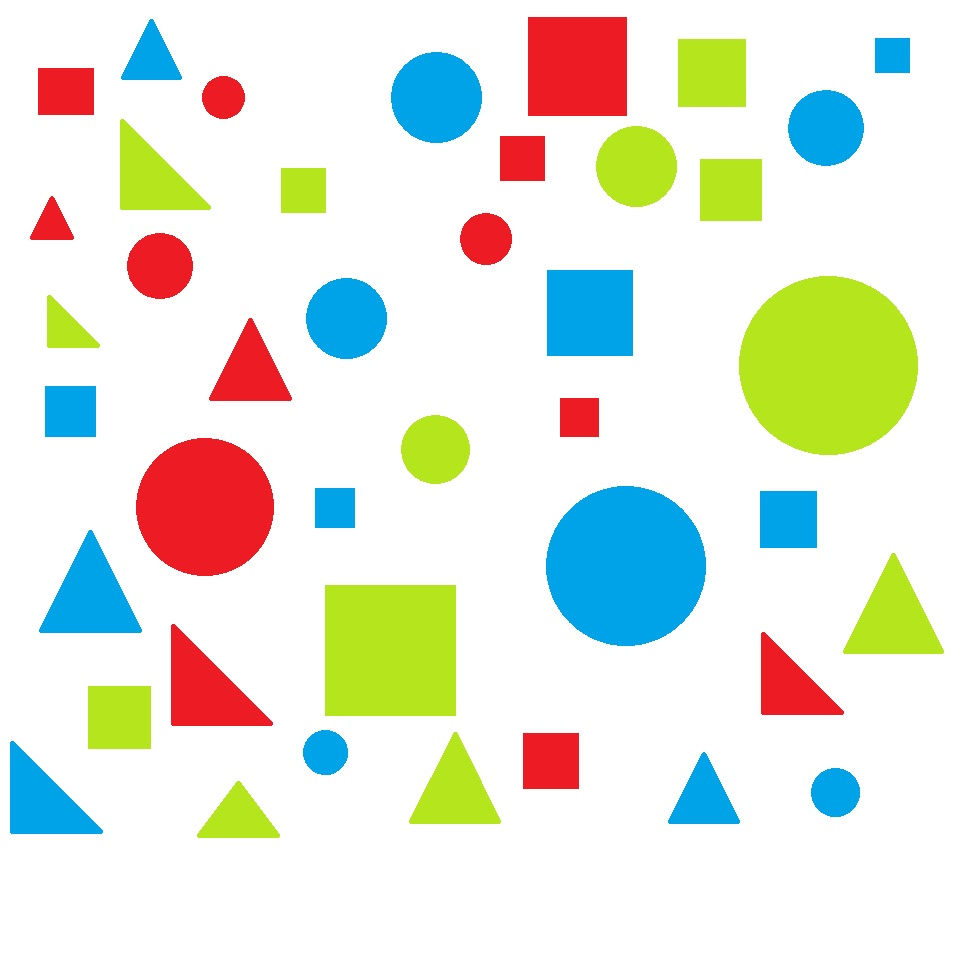
#> input picture python实验/python分色/test.jpg, 968 x 970 px
$ python color_sperate.py
#> lines starting #> are read from the running program, lines starting #| are printed output that depends on the picture; after the words box and inside, x2 and y2 are one past the last pixel; in counts of white or black regions, pixels touching at a corner belong together
#> further down, src_color is the input picture: shape (970, 968, 3); mean B, G, R 219.9, 232.2, 227.8
from cv2 import cv2
import numpy as np


def separate_green(frame):
    cv2.imshow("原图",frame)
    hsv = cv2.cvtColor(frame,cv2.COLOR_BGR2HSV)
#> hsv: shape (970, 968, 3); mean H, S, V 29.1, 52.5, 249.5
    lower_hsv = np.array([35,43,46])
    high_hsv = np.array([77,255,255])
    mask = cv2.inRange(hsv,lowerb = lower_hsv,upperb = high_hsv)
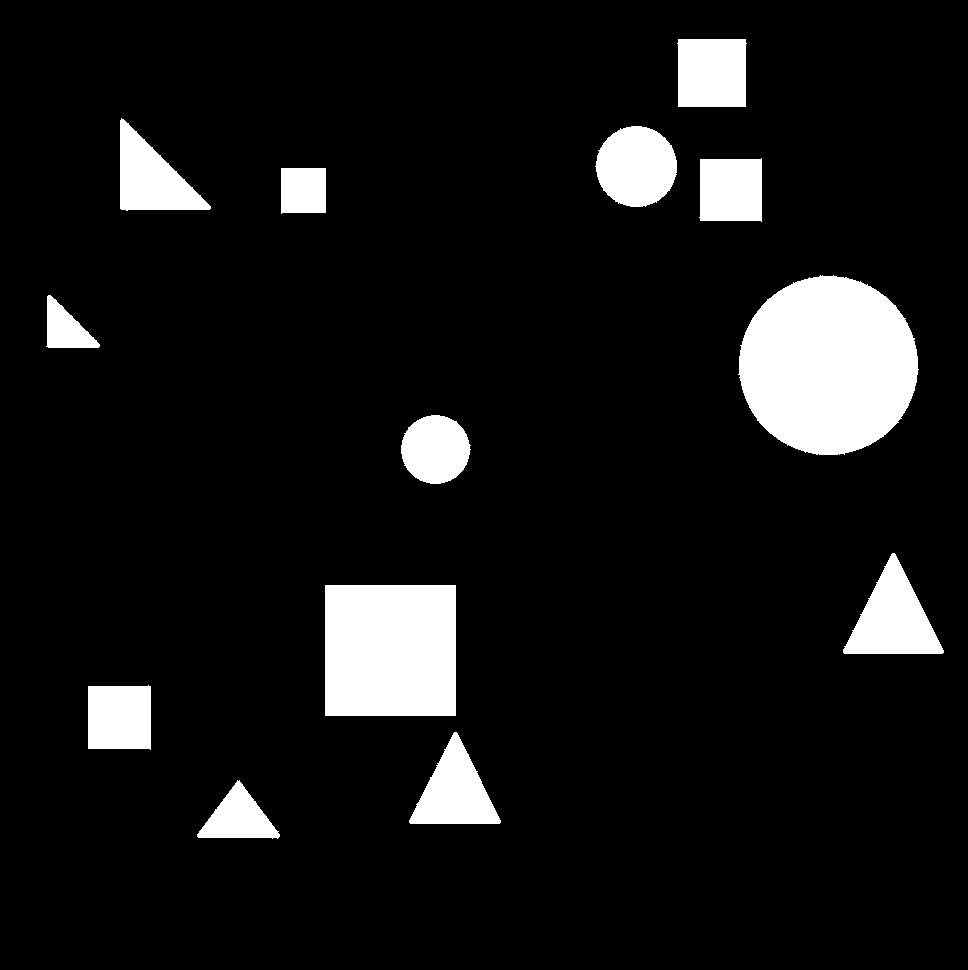
#> mask: shape (970, 968); 9% white; 13 white regions, largest, box (x1, y1, x2, y2) and area: (738, 275, 919, 455) 25165, (325, 585, 456, 716) 17161, (843, 553, 944, 654) 5404

    blurred = cv2.GaussianBlur(mask, (17, 19), 0)
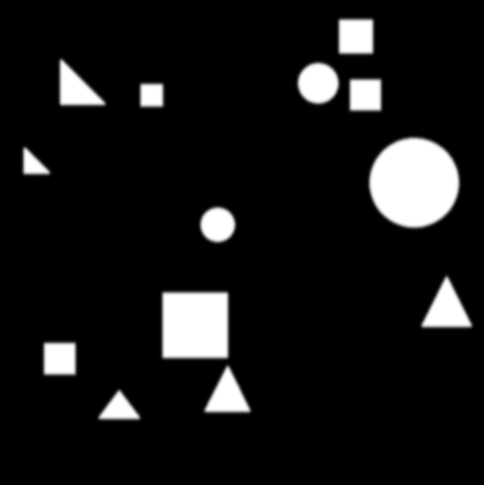
#> blurred: shape (970, 968) (shown at 1/2 size); min 0, max 255, mean 22.9
    _,th1=cv2.threshold(blurred,110,255,cv2.THRESH_BINARY)
#> th1: shape (970, 968); 9.1% white; 13 white regions, largest, box (x1, y1, x2, y2) and area: (739, 275, 919, 456) 25426, (325, 584, 456, 717) 17383, (844, 554, 943, 655) 5559

    # cv2.imshow("ginRange",mask)
    # mask = cv2.cvtColor(mask,cv2.COLOR_BGR2GRAY)
    return th1


def separate_red(frame):
    cv2.imshow("原图",frame)

    ##膨胀操作
    kernel = np.ones((5,5), np.uint8)
    frame = cv2.dilate(frame,kernel,iterations=1)

    # cv2.imshow("blur",frame)
    hsv = cv2.cvtColor(frame,cv2.COLOR_BGR2HSV)
#> hsv: shape (970, 968, 3); mean H, S, V 20.6, 46.2, 250.7
    lower_hsv = np.array([156,43,46])
    high_hsv = np.array([180,255,255])
    mask = cv2.inRange(hsv,lowerb = lower_hsv,upperb = high_hsv)
#> mask: shape (970, 968); 5.1% white; 13 white regions, largest, box (x1, y1, x2, y2) and area: (138, 440, 272, 574) 13749, (530, 19, 625, 114) 9020, (173, 628, 270, 724) 4701

    ##腐蚀操作
    # mask = cv2.erode(mask, kernel)

    mask = cv2.dilate(mask,kernel,iterations = 1)
#> mask: shape (970, 968); 5.8% white; 13 white regions, largest, box (x1, y1, x2, y2) and area: (136, 438, 274, 576) 14889, (528, 17, 627, 116) 9801, (171, 626, 272, 726) 5489


    # mask = cv2.cvtColor(mask,cv2.COLOR_BGR2GRAY)
    # cv2.imshow("rinRange",mask)
    return mask


def separate_blue(frame):
    cv2.imshow("原图",frame)
    # se = cv2.getStructuringElement(cv2.MORPH_RECT, (19, 19), (-1, -1))
    # frame = cv2.morphologyEx(frame, cv2.MORPH_CLOSE, se)
    ##膨胀操作
    kernel = np.ones((5,5), np.uint8)
    frame = cv2.erode(frame,kernel,iterations=1)
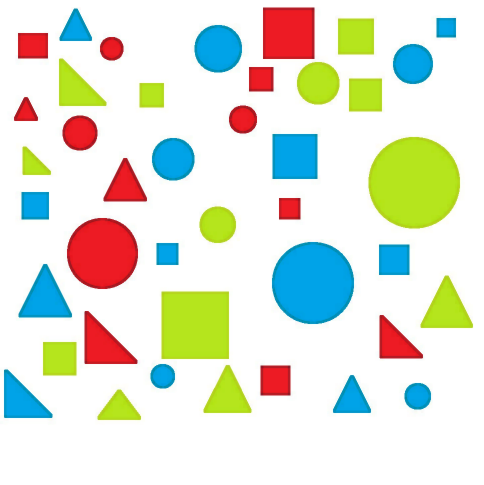
#> frame: shape (970, 968, 3) (shown at 1/2 size); mean of channels 0, 1, 2 214.4, 228.4, 223.3; drawn as B, G, R
    hsv = cv2.cvtColor(frame,cv2.COLOR_BGR2HSV)
#> hsv: shape (970, 968, 3); mean H, S, V 31.3, 58.9, 246.6
    lower_hsv = np.array([78,43,46])
    high_hsv = np.array([124,255,255])
    mask = cv2.inRange(hsv,lowerb = lower_hsv,upperb = high_hsv)
#> mask: shape (970, 968); 8.7% white; 15 white regions, largest, box (x1, y1, x2, y2) and area: (544, 484, 708, 648) 21538, (544, 268, 636, 358) 8271, (388, 50, 484, 146) 7338

    mask = cv2.erode(mask, kernel)#腐蚀操作
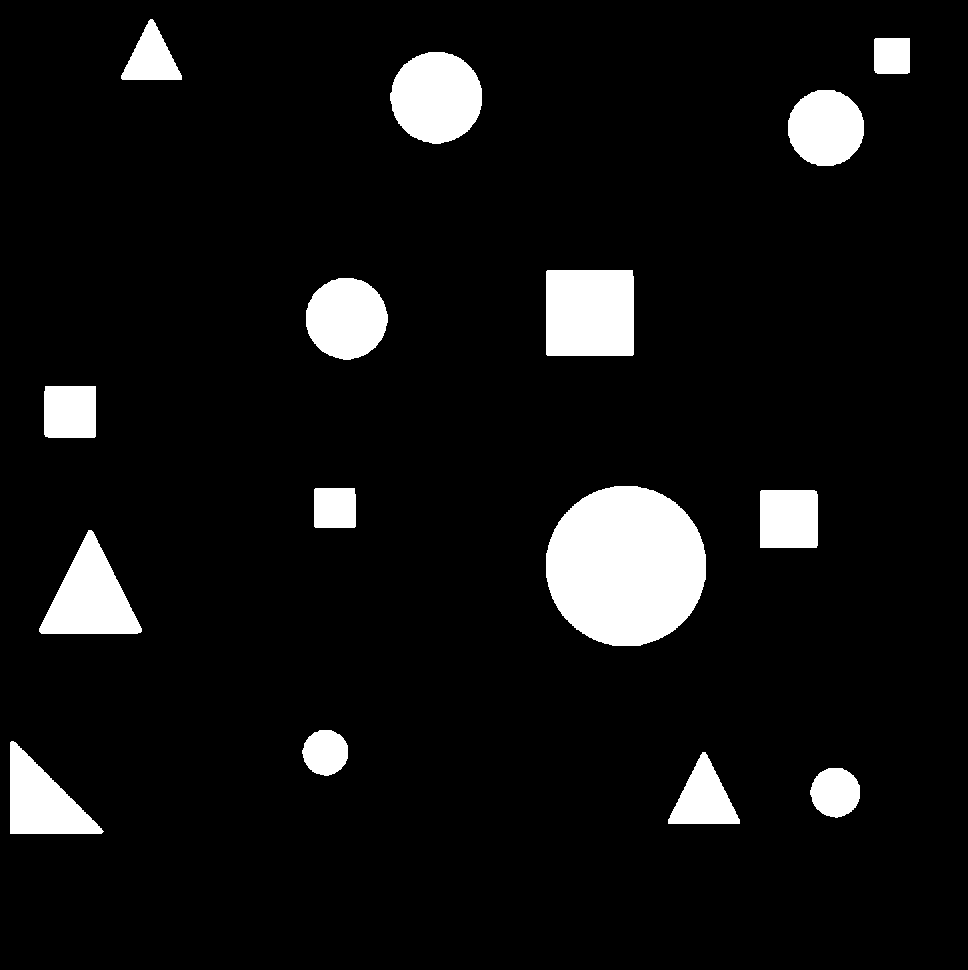
#> mask: shape (970, 968); 7.7% white; 15 white regions, largest, box (x1, y1, x2, y2) and area: (546, 486, 706, 646) 20242, (546, 270, 634, 356) 7559, (390, 52, 482, 144) 6586

    # mask = cv2.cvtColor(mask,cv2.COLOR_BGR2GRAY)
    # cv2.imshow("binRange",mask)
    return mask


color_image = "test.jpg"
src_color = cv2.imread(color_image)


##分离绿色圆
cv2.imwrite("green1.jpg",separate_green(src_color))

#分离红色圆
cv2.imwrite("red1.jpg",separate_red(src_color))

##分离蓝色圆
cv2.imwrite("blue1.jpg",separate_blue(src_color))

cv2.waitKey(0)
cv2.destroyAllWindows()

$ run again, with python实验/python分色/blue.jpg copied over python实验/python分色/test.jpg
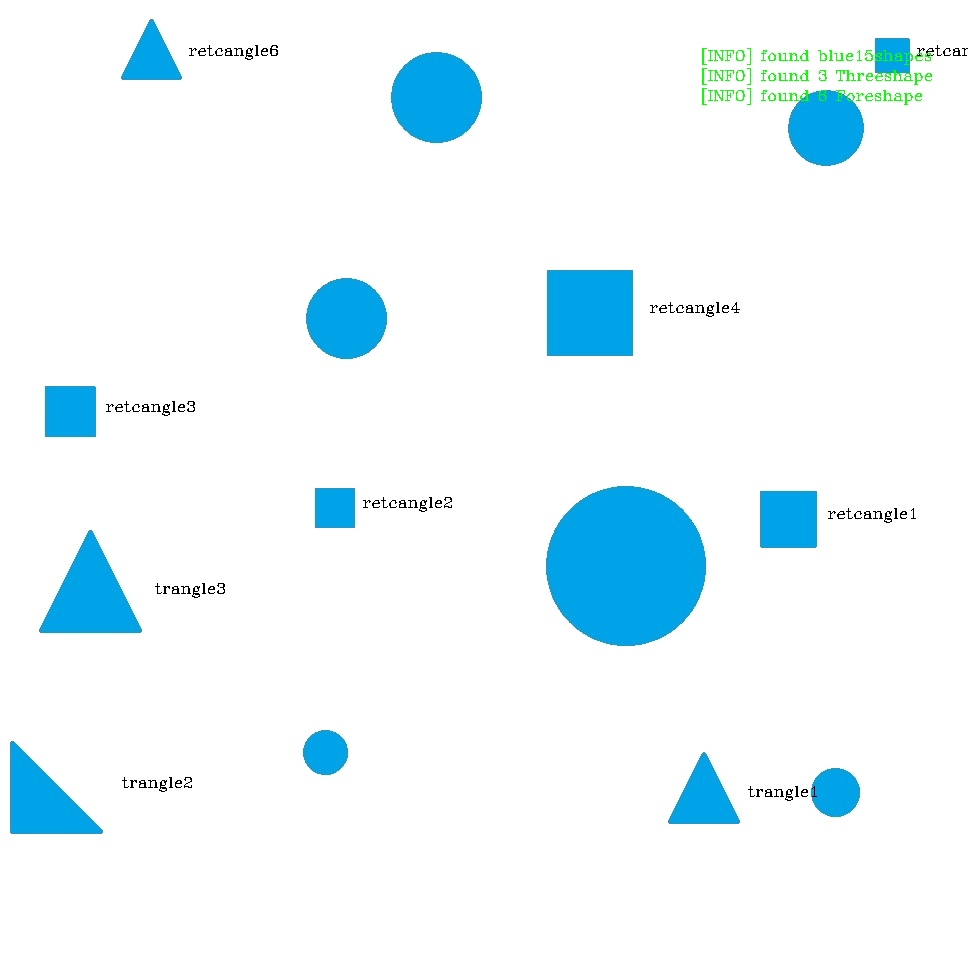
#> input picture python实验/python分色/blue.jpg, 968 x 970 px
#> src_color is the input picture: shape (970, 968, 3); mean B, G, R 251.7, 247.2, 234.8
#> in separate_green, `mask = cv2.inRange(hsv,lowerb = lower_hsv,upperb = high_hsv)`:
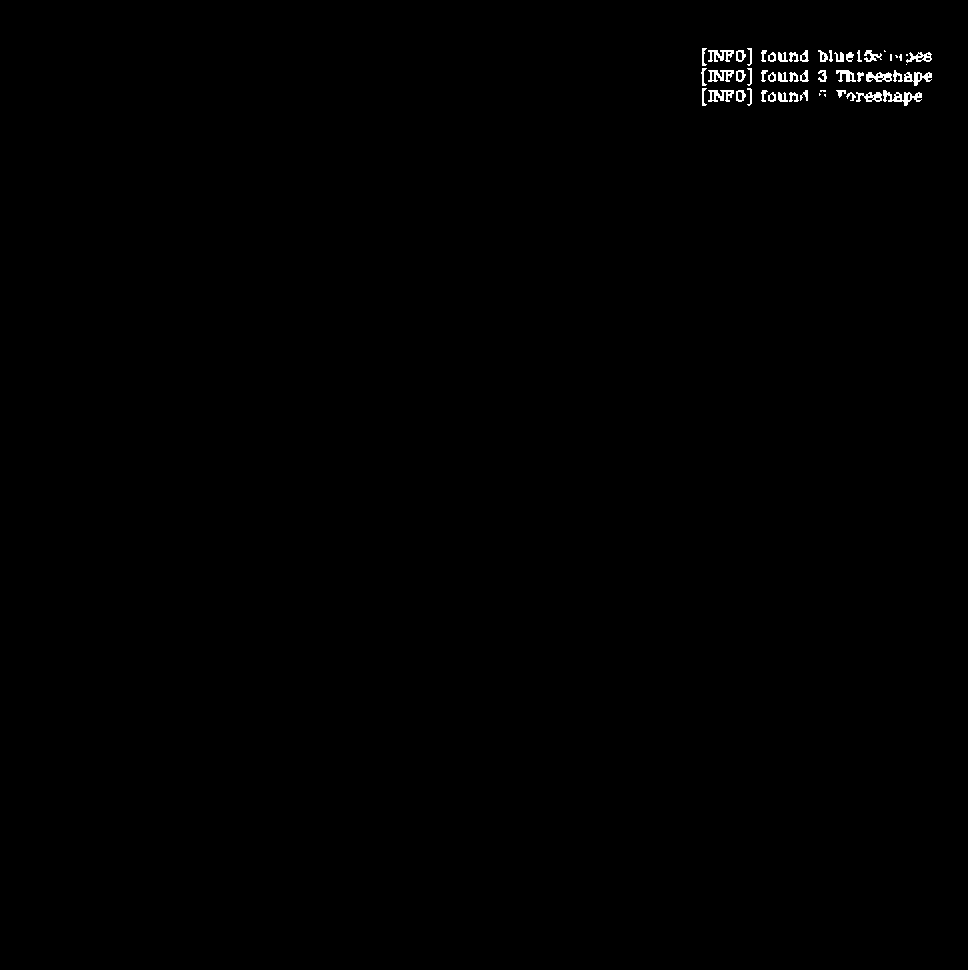
#> mask: shape (970, 968); 0.38% white in thin lines or dots, all inside (x1, y1, x2, y2) = (701, 48, 932, 106)
#> th1: shape (970, 968); 0.23% white; 26 white regions (10 under 20 px), largest, box (x1, y1, x2, y2) and area: (865, 73, 931, 84) 434, (865, 92, 920, 104) 380, (711, 91, 733, 100) 174
#> in separate_blue, `frame = cv2.erode(frame,kernel,iterations=1)`:
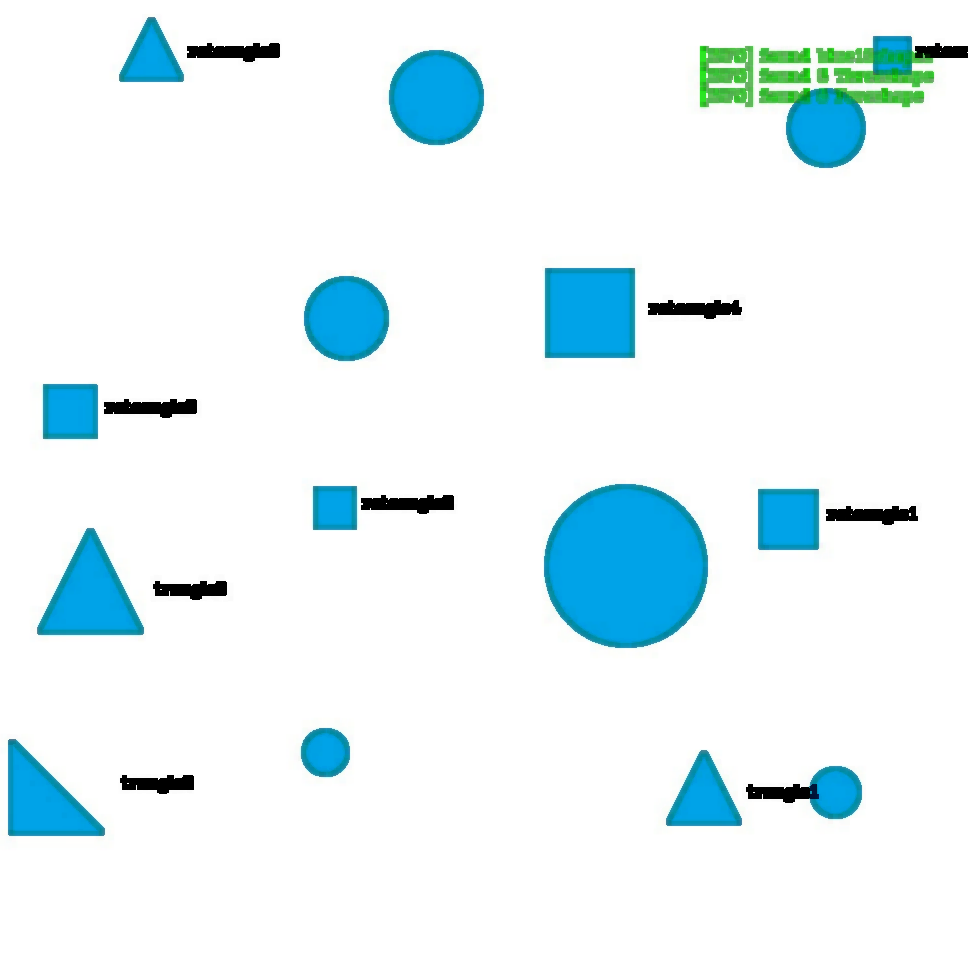
#> frame: shape (970, 968, 3); mean of channels 0, 1, 2 247.1, 243.4, 229.3; drawn as B, G, R

$ run again, with python实验/python分色/green.jpg copied over python实验/python分色/test.jpg
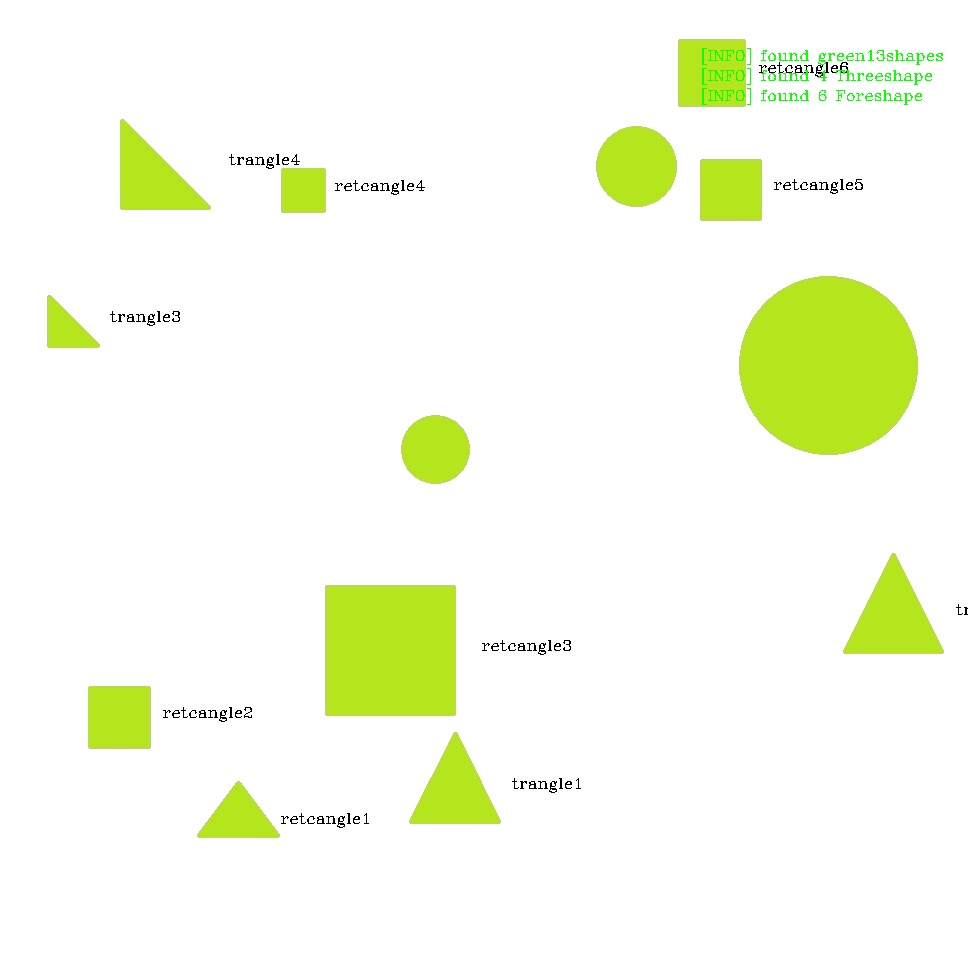
#> input picture python实验/python分色/green.jpg, 968 x 970 px
#> src_color is the input picture: shape (970, 968, 3); mean B, G, R 233.9, 251.8, 247.1
#> in separate_green, `mask = cv2.inRange(hsv,lowerb = lower_hsv,upperb = high_hsv)`:
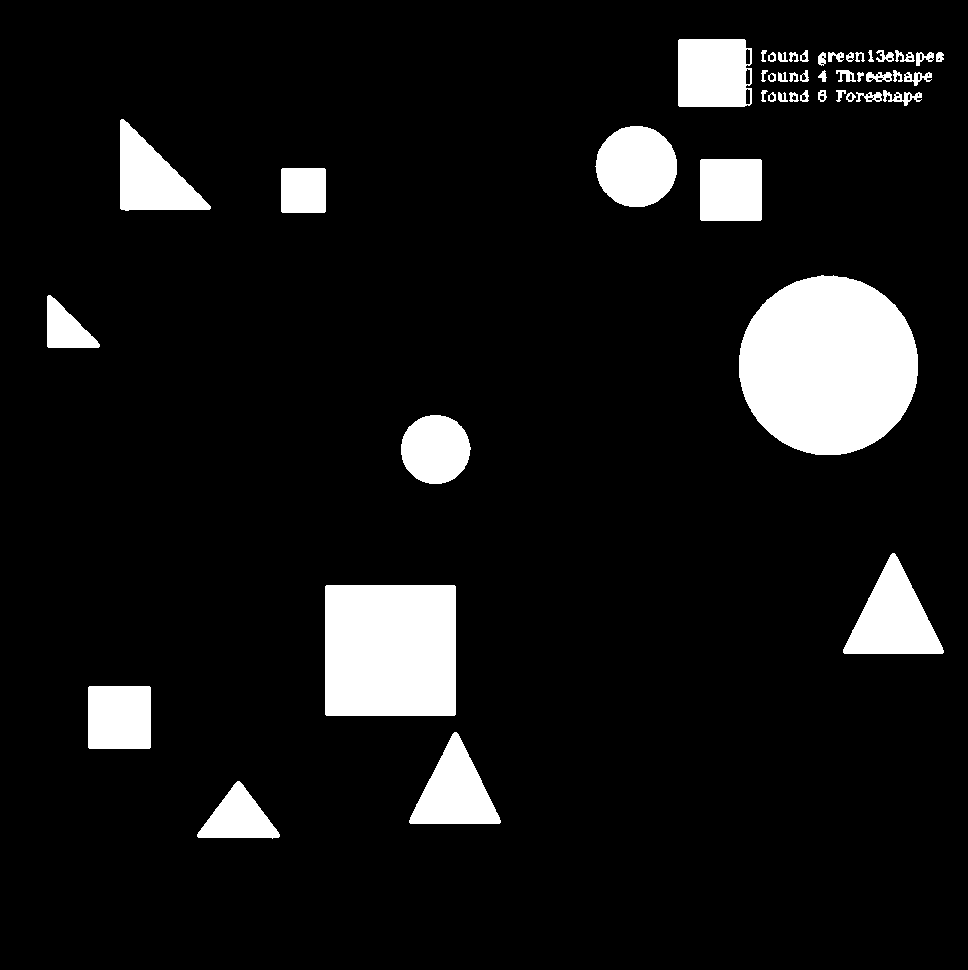
#> mask: shape (970, 968); 9.3% white; 48 white regions, largest, box (x1, y1, x2, y2) and area: (739, 275, 918, 455) 25290, (325, 585, 456, 716) 17157, (843, 553, 944, 654) 5491
#> th1: shape (970, 968); 9.4% white; 33 white regions (5 under 20 px), largest, box (x1, y1, x2, y2) and area: (739, 275, 918, 456) 25551, (325, 584, 456, 717) 17379, (844, 554, 943, 655) 5651
#> in separate_blue, `frame = cv2.erode(frame,kernel,iterations=1)`:
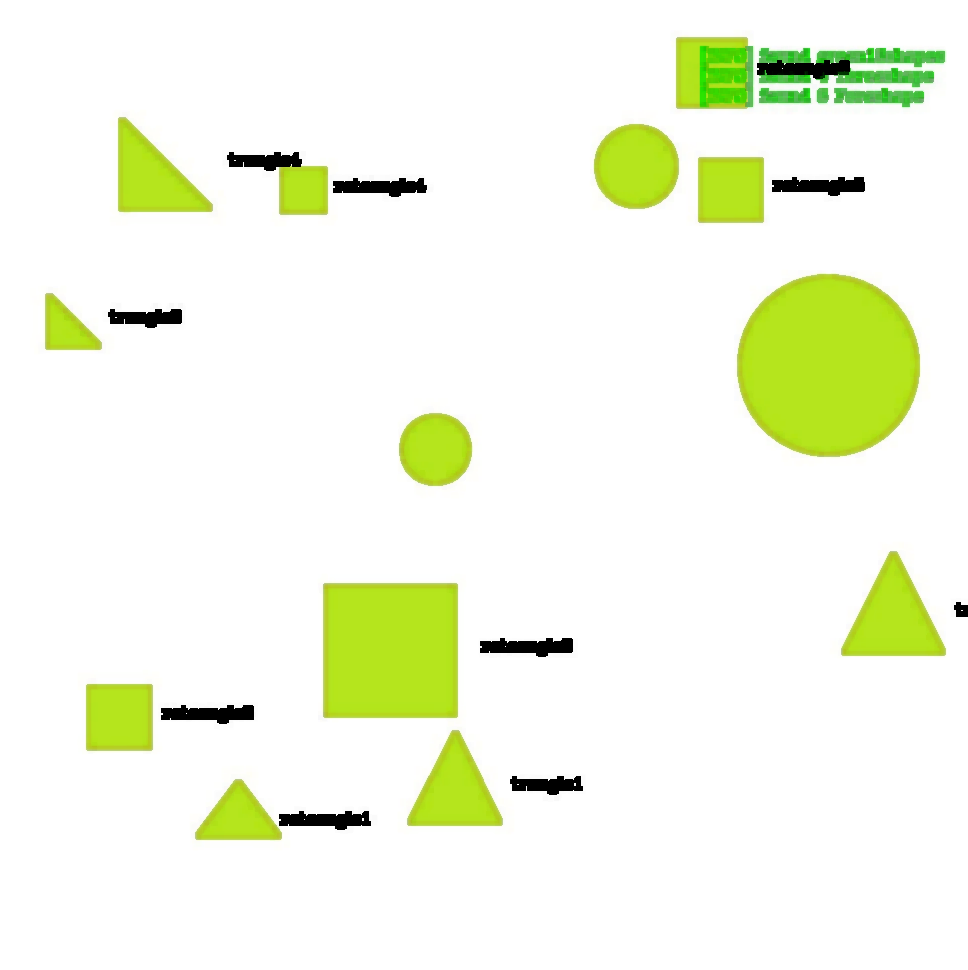
#> frame: shape (970, 968, 3); mean of channels 0, 1, 2 228.6, 248.6, 243.2; drawn as B, G, R
